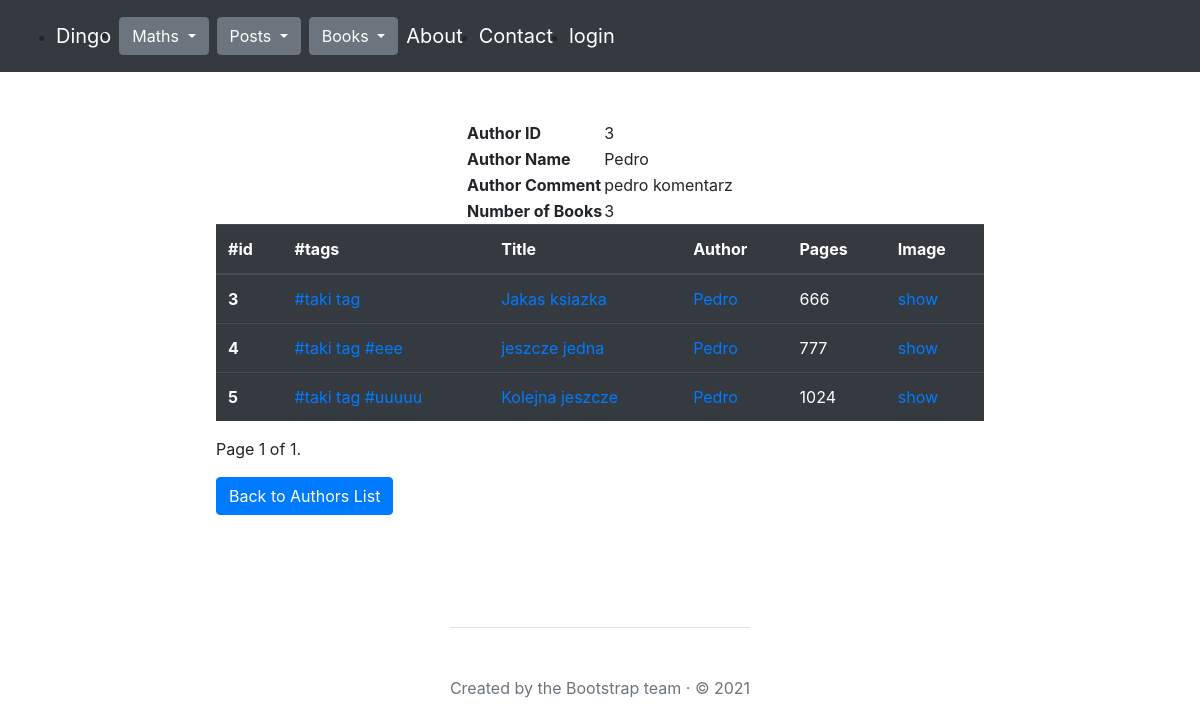
/books/author/3, run on the app's committed database.
### books/models.py (models this page shows, shortened)
class Author(models.Model):
    name = models.CharField(max_length=30, null=False, unique=True)
    comment = models.TextField(null=True)

class Book(models.Model):
    title = models.CharField(max_length=30, unique=True, null=False)
    comment = models.TextField(null=True)
    pages = models.IntegerField(null=True)
    image = models.ImageField(upload_to='photos/%Y/%m/%d', null=True, default='')
    tags = models.ManyToManyField("books.Tag", related_name="books")
    author = models.ForeignKey(
        'books.Author',
        on_delete=models.CASCADE,
        null=False,
        blank=False
    )

class Tag(models.Model):
    word = models.CharField(max_length=50, unique=True)

### books/views.py (the view)
# urls.py: path('author/<int:id>', author_details, name="author_details"),
def author_details(request, id):
    author = Author.objects.get(id=id)
    books = Book.objects.filter(author__name=author.name)
    page_number = request.GET.get('page')
    paginator = Paginator(books, 5)
    books = paginator.get_page(page_number)
    return render(
        request=request,
        template_name="books/author_details.html",
        context={"author": author,
                 "books": books,
                 }
    )

### books/templates/books/author_details.html (shortened to what this page needs)
{% extends "main.html" %}
{% block content %}
<div class="mt-3 d-flex flex-column align-items-center justify-content-center">
    <table>
        <tr>
            <th>Author ID</th>
            <td>{{ author.id }}</td>
        </tr>
        <tr>
            <th>Author Name</th>
            <td>{{ author.name }}</td>
        </tr>
        <tr>
            <th>Author Comment</th>
            <td>{{ author.comment }}</td>
        </tr>
        <tr>
            <th>Number of Books</th>
            <td>{{ books|length }}</td>
        </tr>
        {% if books|length > 0 %}
        <div class="table-responsive">
            <table class="table table-dark">
                <thead>
                    <tr>
                        <th scope="col">#id</th>
                        <th scope="col">#tags</th>
                        <th scope="col">Title</th>
                        <th scope="col">Author</th>
                        <th scope="col">Pages</th>
                        <th scope="col">Image</th>
                    </tr>
                </thead>
                <tbody>
                    {% for book in books %}
                        <tr>
                            <th scope="row">{{ book.id }}</th>
                            <td>
                                {% for tag in book.tags.all %}
                                    <a href="{% url 'books:books_with_tag' tag.word %}">#{{ tag.word }}</a>
                                {% endfor %}
                            </td>
                            <td><a href="{% url 'books:book_details' book.id %}">{{ book.title }}</a></td>
                            <td><a href="{% url 'books:author_details' book.author.id %}">{{ book.author.name }}</a></td>
                            <td>{{ book.pages }}</a></td>
                            <td>
                                {% if book.image.url != '' %}
                                    <a href="{{ book.image.url }}">show</a>
                                {% else %}
                                    no image
                                {% endif %}
                            </td>
                        </tr>
                    {% endfor %}
                </tbody>
            </table>
        </div>
        {% else %}
            <h4>No books found</h4>
        {% endif %}
        <div class="pagination">
            <span class="step-links">
                <span class="current">
                    Page {{ books.number }} of {{ books.paginator.num_pages }}.
                </span>
            </span>
        </div>
    </table>
    <a href="{% url 'books:authors_list' %}" class="btn btn-primary mt-3">Back to Authors List</a>
</div>
{% endblock %}

### data on the page
Author: id "3", name "Pedro", comment "pedro komentarz"
Book: id "3", title "Jakas ksiazka", author.name "Pedro", pages "666"
Tag: word "taki tag"
Book: id "4", title "jeszcze jedna", author.name "Pedro", pages "777"
Tag: word "eee"
Book: id "5", title "Kolejna jeszcze", author.name "Pedro", pages "1024"
Tag: word "uuuuu"

### other printed values
{{ books|length }} "3"
{{ books.number }} "1"
{{ books.paginator.num_pages }} "1"
